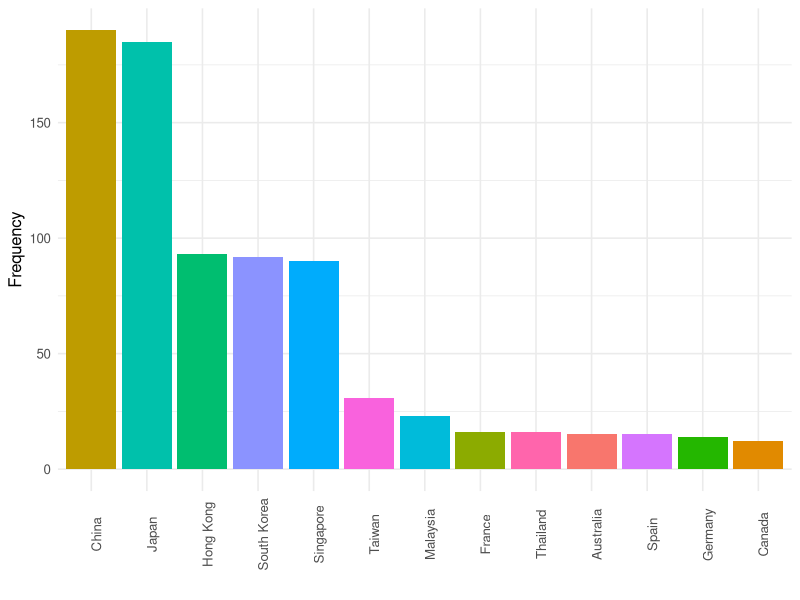
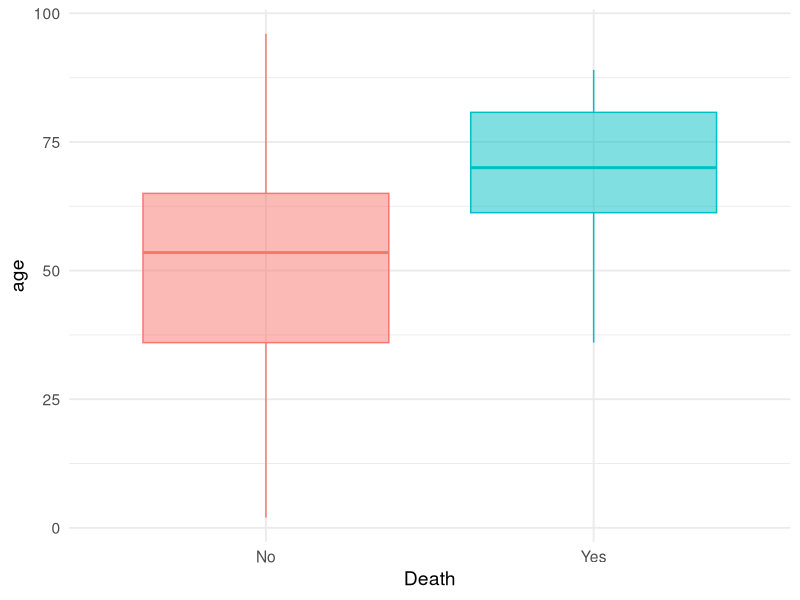

Source code (R) for these figures, in order:
## -------------------------------------------------------------------------
#De-comment to install the packages below
#install.packages(c("tidyverse","caret","glmnet"))
library(tidyverse)  #For ggplot2 and dplyr
library(caret)  #Classification and Regression Training package
library(glmnet)  #For penalised regression modelling


## -------------------------------------------------------------------------
#Note that you may need to change directory path
COVID19 <- read.csv("COVID19.csv", header=TRUE,
                    stringsAsFactors=FALSE,
                    na.strings="NA");  #Read in the data
View(COVID19)  #Examine its structure

## -------------------------------------------------------------------------
#Extract the features of interest
dat <- COVID19[,c("region","gender","age","hosp_visit_date","death")]

#Recode hosp_vist_dat and assign to new variable.
dat$hosp_visit <- ifelse(is.na(dat$hosp_visit_date),"No","Yes");
dat <- na.omit(dat[,-4]) #Remove hosp_visit_date and missing values

#Recode death to Yes and No
dat$death <- ifelse(dat$death=="0","No","Yes");

View(dat) #View the data to check recoding is okay.


## -------------------------------------------------------------------------
#Tabulate the number of cases in each region
df <- table(dat$region) %>% data.frame;
colnames(df) <- c("Region","Frequency");  #renaming the columns

#Only plot those with more than 10 cases
ggplot(df[df$Frequency>10,],
       #Show the frequency bars in descending order of counts
       aes(x=reorder(Region,-Frequency),y=Frequency))+
  geom_bar(stat="identity",aes(fill=Region)) +
  theme_minimal(base_size = 12)+
  xlab("") +
  theme(legend.position="",
        axis.text.x=element_text(angle = 90))


## -------------------------------------------------------------------------
dat.top4 <- subset(dat,region=="China"|
                       region=="Japan"|
                       region=="South Korea"|
                       region=="Hong Kong")
#Check the structure
str(dat.top4)


## -------------------------------------------------------------------------
#Convert the categorical features into factors, except for age (3rd column).
temp <- lapply(dat.top4[,-3],as.factor);
#Combine age to the newly converted factors
dat.top4 <- data.frame(age=dat.top4$age,temp); str(dat.top4)


## -------------------------------------------------------------------------
#Create the training and test datasets

set.seed(1)  #Set the random seed.

# Step 1: Get row numbers for the training data
trainRowNum <- createDataPartition(dat.top4$death, #The outcome variable
                                   #proportion of data to form the training set
                                   p=0.75,
                                   #Don't store the result in a list
                                   list=FALSE);

# Step 2: Create the training  dataset
trainData <- dat.top4[trainRowNum,]

# Step 3: Create the test dataset
testData <- dat.top4[-trainRowNum,]


## -------------------------------------------------------------------------
#Logistic regression modelling
mod.covid.lg <- glm(death~., family="binomial", data=trainData);
summary(mod.covid.lg)  #Summarise the model


## -------------------------------------------------------------------------
ggplot(dat.top4,aes(x=death,y=age,colour=death,fill=death)) +
  geom_boxplot(alpha=0.5,show.legend=FALSE) +
  theme_minimal(base_size=14) +
  labs(x="Death","Age in Years")


## -------------------------------------------------------------------------
freq <- table(trainData$region,trainData$death); freq
prop <- freq %>% prop.table(1); prop %>% round(digit=3)

## -------------------------------------------------------------------------
#predicted probability of death on the test data
pred.prob <- predict(mod.covid.lg,new=testData,type="response")
pred.class <- ifelse(pred.prob>0.5,"Yes","No")

#Confusion matrix with re-ordering of "Yes" and "No" responses
cf.lg <- table(pred.class %>% as.factor %>% relevel(ref="Yes"),
               testData$death %>% as.factor %>% relevel(ref="Yes"));

prop <- prop.table(cf.lg,2); prop %>% round(digit=3) #Proportions by columns

#Summary of confusion matrix
confusionMatrix(cf.lg);


## -------------------------------------------------------------------------
lambdas <- 10^seq(-3,3,length=100) #A sequence 100 lambda values

set.seed(1)
mod.covid.ridge <- train(death ~., #Formula
                   data = trainData, #Training data
                   method = "glmnet",  #Penalised regression modelling
                   #Set to c("center", "scale") to standardise data
                   preProcess = NULL,
                   #Perform 10-fold CV, 5 times over.
                   trControl = trainControl("repeatedcv",
                                            number = 10,
                                            repeats = 5),
                   tuneGrid = expand.grid(alpha = 0, #Ridge regression
                                          lambda = lambdas)
                  )

#Optimal lambda value
mod.covid.ridge$bestTune


## -------------------------------------------------------------------------
# Model coefficients
coef(mod.covid.ridge$finalModel, mod.covid.ridge$bestTune$lambda)


## -------------------------------------------------------------------------
#predicted probability of death on the test data
pred.class.ridge <- predict(mod.covid.ridge,new=testData)

#Confusion matrix with re-ordering of "Yes" and "No" responses
cf.ridge <- table(pred.class.ridge %>% as.factor %>% relevel(ref="Yes"),
                  testData$death %>% as.factor %>% relevel(ref="Yes"));

prop <- prop.table(cf.ridge,2); prop %>% round(digit=3) #Proportions by columns

#Summary of confusion matrix
confusionMatrix(cf.ridge)


## -------------------------------------------------------------------------
set.seed(1)
mod.covid.LASSO <- train(death ~., #Formula
                   data = trainData, #Training data
                   method = "glmnet",  #Penalised regression modelling
                   #Set preProcess to c("center", "scale") to standardise data
                   preProcess = NULL,
                   #Perform 10-fold CV, 5 times over.
                   trControl = trainControl("repeatedcv",
                                            number = 10,
                                            repeats = 5),
                   tuneGrid = expand.grid(alpha = 1, #LASSO regression
                                          lambda = lambdas)
                  )

#Optimal lambda value
mod.covid.LASSO$bestTune


## -------------------------------------------------------------------------
# Model coefficients
coef(mod.covid.LASSO$finalModel, mod.covid.LASSO$bestTune$lambda)


## -------------------------------------------------------------------------
#predicted probability of death on the test data
pred.class.LASSO <- predict(mod.covid.LASSO,new=testData)

#Confusion matrix with re-ordering of "Yes" and "No" responses
cf.LASSO <- table(pred.class.LASSO %>% as.factor %>% relevel(ref="Yes"),
                  testData$death %>% as.factor %>% relevel(ref="Yes"));

prop <- prop.table(cf.LASSO,2); prop %>% round(digit=3) #Proportions by columns

#Summary of confusion matrix
confusionMatrix(cf.LASSO)


## -------------------------------------------------------------------------
alphas <- seq(0.1,0.9,by=0.1); alphas  #A sequence of alpha values to test

set.seed(1)
mod.covid.elnet <- train(death ~., #Formula
                   data = trainData, #Training data
                   method = "glmnet",  #Penalised regression modelling
                   #Set preProcess to c("center", "scale") to standardise data
                   preProcess = NULL,
                   #Perform 10-fold CV, 5 times over.
                   trControl = trainControl("repeatedcv",
                                            number = 10,
                                            repeats = 5),
                   tuneGrid = expand.grid(alpha = alphas,
                                           lambda = lambdas)
                  )

#Optimal lambda value
mod.covid.elnet$bestTune


## -------------------------------------------------------------------------
# Model coefficients
coef(mod.covid.elnet$finalModel, mod.covid.elnet$bestTune$lambda)


## -------------------------------------------------------------------------
#predicted probability of death on the test data
pred.class.elnet <- predict(mod.covid.elnet,new=testData)

#Confusion matrix with re-ordering of "Yes" and "No" responses
cf.elnet <- table(pred.class.elnet %>% as.factor %>% relevel(ref="Yes"),
                  testData$death %>% as.factor %>% relevel(ref="Yes"));

prop <- prop.table(cf.elnet,2); prop %>% round(digit=3) #Proportions by columns

#Summary of confusion matrix
confusionMatrix(cf.elnet)
